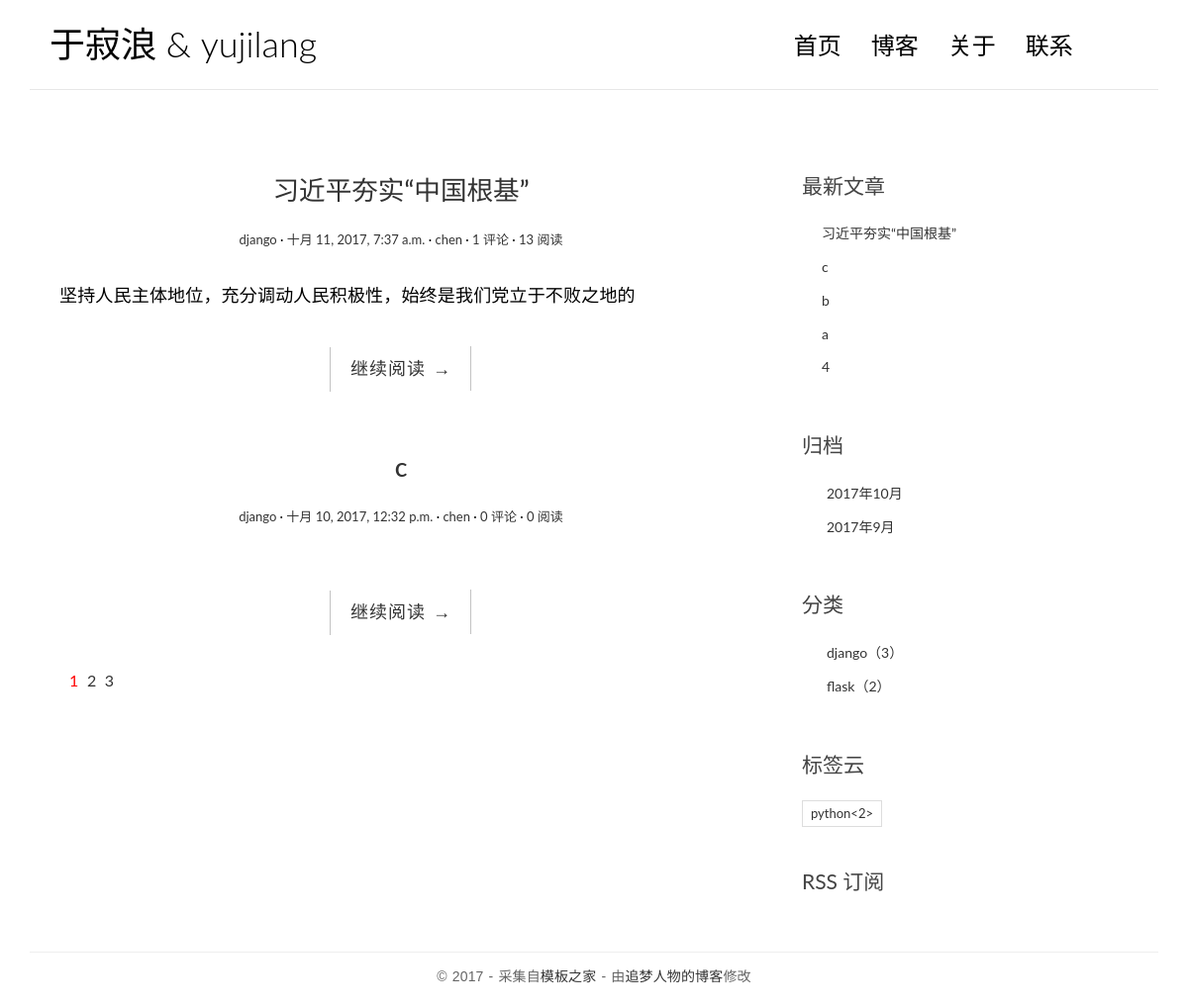
The app's page /, older data.
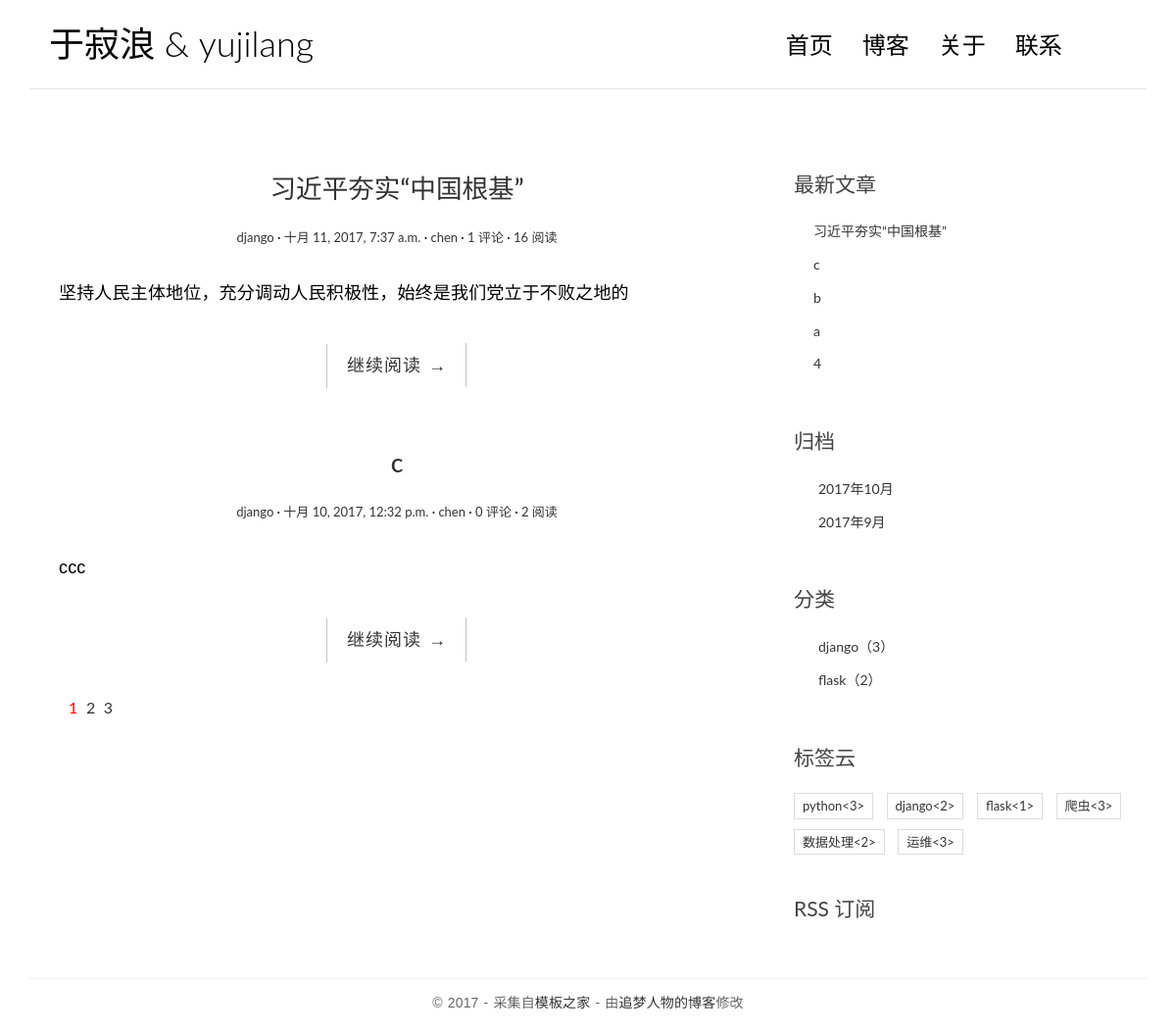
The same page, newer data.
### blog/models.py (models this page shows, shortened)
class Post(models.Model):
    title=models.CharField(max_length=64)
    body=models.TextField()
    created_time=models.DateTimeField()
    modified_time=models.DateTimeField()
    exerpt=models.CharField(max_length=256,blank=True)
    category = models.ForeignKey(Category)
    tags = models.ManyToManyField(Tag, blank=True)
    author = models.ForeignKey(User)
    views = models.PositiveIntegerField(default=0)
    def get_absolute_url(self):
        return reverse('blog:detail',kwargs={'pk':self.pk})
    class Meta:
        ordering = ['-created_time','-modified_time']

class Category(models.Model):
    name=models.CharField(max_length=64)

class Tag(models.Model):
    name=models.CharField(max_length=64)

### blog/views.py (the view, shortened to what this page needs)
# urls.py: url(r'^$',views.IndexView.as_view(),name='index'),
class IndexView(ListView):
    model = Post
    template_name = 'blog/index.html'
    context_object_name = 'post_list'
    paginate_by = 2
    def pagination_data(self, paginator, page, is_paginated):
        if not is_paginated:
            return {}
        left = []
        right = []
        left_has_more = False
        right_has_more = False
        first = False
        last = False
        page_number = page.number
        total_pages = paginator.num_pages
        page_range = paginator.page_range
        if page_number == 1:
            right = page_range[page_number:page_number + 2]
            if right[-1] < total_pages - 1:
                right_has_more = True
            if right[-1] < total_pages:
                last = True
        elif page_number == total_pages:
            left = page_range[(page_number - 3) if (page_number - 3) > 0 else 0:page_number - 1]
            if left[0] > 2:
                left_has_more = True
            if left[0] > 1:
                first = True
        data = {
            'left': left,
            'right': right,
            'left_has_more': left_has_more,
            'right_has_more': right_has_more,
            'first': first,
            'last': last,
        }
        return data
    """
        在视图函数中将模板变量传递给模板是通过给 render 函数的 context 参数传递一个字典实现的，
        例如 render(request, 'blog/index.html', context={'post_list': post_list})，
        这里传递了一个 {'post_list': post_list} 字典给模板。
        在类视图中，这个需要传递的模板变量字典是通过 get_context_data 获得的，
        所以我们复写该方法，以便我们能够自己再插入一些我们自定义的模板变量进去。
    """
    def get_context_data(self, **kwargs):
        context = super().get_context_data(**kwargs)
        paginator = context.get('paginator')
        page = context.get('page_obj')
        is_paginated = context.get('is_paginated')
        pagination_data = self.pagination_data(paginator, page, is_paginated)
        context.update(pagination_data)
        return context

### blog/templatetags/blog_tags.py (called while the page is built)
@register.simple_tag
def get_recent_posts(num=5):
    return Post.objects.all()[:num]

@register.simple_tag
def archives():
    return Post.objects.dates('created_time','month',order='DESC')

@register.simple_tag
def get_categories():
    return Category.objects.annotate(num_posts=Count('post')).filter(num_posts__gt=0)

@register.simple_tag
def get_tags():
    return Tag.objects.annotate(num_posts=Count('post')).filter(num_posts__gt=0)

### templates/blog/index.html (shortened to what this page needs)
{% extends 'base.html' %}
{% block main %}
     <main class="col-md-8">
        {% for post in post_list %}
            <article class="post post-{{ post.pk }}">
                <header class="entry-header">
                    <h1 class="entry-title">
                        <a href="{{ post.get_absolute_url }}">{{ post.title }}</a>
                    </h1>
                    <div class="entry-meta">
                        <span class="post-category"><a href="{{ post.get_absolute_url }}">{{ post.category.name }}</a></span>
                        <span class="post-date"><a href="#"><time class="entry-date"
                                                                  datetime="{{ post.created_time }}">{{ post.created_time }}</time></a></span>
                        <span class="post-author"><a href="#">{{ post.author }}</a></span>
                        <span class="comments-link"><a href="{{ post.get_absolute_url }}#comment-area">{{ post.comment_set.count }} 评论</a></span>
                        <span class="views-count"><a href="#">{{ post.views }} 阅读</a></span>
                    </div>
                </header>
                <div class="entry-content clearfix">
                    <p> {{ post.exerpt }} </p>
                    <div class="read-more cl-effect-14">
                        <a href="{{ post.get_absolute_url }}" class="more-link">继续阅读 <span class="meta-nav">→</span></a>
                    </div>
                </div>
            </article>
        {% empty %}
            <div class="no-post">暂时还没有发布的文章！</div>
        {% endfor %}
        {% if is_paginated %}
            <div class="pagination">
                <ul>
                    <li class="current">
                        <a href="?page={{ page_obj.number }}">{{ page_obj.number }}</a>
                    </li>
                    {% if right %}
                        {% for i in right %}
                            <li><a href="?page={{ i }}">{{ i }}</a></li>
                        {% endfor %}
                    {% endif %}
                </ul>
            </div>
        {% endif %}
    </main>
{% endblock %}

### templates/base.html (shortened to what this page needs)
{% load staticfiles %}
{% load blog_tags %}
<!DOCTYPE html>
<html>
<head>
    <link rel="stylesheet" href="{% static 'blog/css/bootstrap.min.css' %}">
    <link rel="stylesheet" href="http://code.ionicframework.com/ionicons/2.0.1/css/ionicons.min.css">
    <link rel="stylesheet" href="{% static 'blog/css/pace.css' %}">
    <link rel="stylesheet" href="{% static 'blog/css/custom.css' %}">
    <link rel="stylesheet" href="{% static 'blog/css/highlights/borland.css' %}">
</head>
<body>
<div class="container">
    <header id="site-header">
        <div class="row">
            <div class="col-md-4 col-sm-5 col-xs-8">
                <div class="logo">
                    <h1><a href="{% url 'blog:index' %}"><b>于寂浪</b> &amp; yujilang</a></h1>
                </div>
            </div>
            <div class="col-md-8 col-sm-7 col-xs-4">
                <nav class="main-nav" role="navigation">
                    <div class="collapse navbar-collapse" id="bs-example-navbar-collapse-1">
                        <ul class="nav navbar-nav navbar-right">
                            <li class="cl-effect-11"><a href="{% url 'blog:index' %}" data-hover="首页">首页</a></li>
                            <li class="cl-effect-11"><a href="full-width.html" data-hover="博客">博客</a></li>
                            <li class="cl-effect-11"><a href="about.html" data-hover="关于">关于</a></li>
                            <li class="cl-effect-11"><a href="contact.html" data-hover="联系">联系</a></li>
                        </ul>
                    </div>
                </nav>
            </div>
        </div>
    </header>
</div>
<div class="content-body">
    <div class="container">
        <div class="row">
          {% block main %}
          {% endblock %}
            <aside class="col-md-4">
                <div class="widget widget-recent-posts">
                    <h3 class="widget-title">最新文章</h3>
                    {% get_recent_posts as recent_post_list %}
                    <ul>
                        {% for post in recent_post_list %}
                            <li>
                                <a href="{{ post.get_absolute_url }}">
                                    {{ post.title }}
                                </a>
                            </li>
                        {% empty %}
                            没有文章！
                        {% endfor %}
                    </ul>
                </div>
                <div class="widget widget-archives">
                    <h3 class="widget-title">归档</h3>
                    {% archives as date_list %}
                    <ul>
                        {% for data in date_list %}
                            <li>
                                <a href="{% url 'blog:archives' data.year data.month %}">
                                    {{ data.year }}年{{ data.month }}月
                                </a>
                            </li>
                        {% empty %}
                            没有归档！
                        {% endfor %}
                    </ul>
                </div>
                <div class="widget widget-category">
                    <h3 class="widget-title">分类</h3>
                    {% get_categories as category_list %}
                    <ul>
                        {% for category in category_list %}
                            <li>
                                <a href="{% url 'blog:category' category.pk %}">
                                    {{ category.name }}<span class="post-count">（{{ category.num_posts }}）</span>
                                </a>
                            </li>
                        {% empty %}
                            没有分类！
                        {% endfor %}
                    </ul>
                </div>
                <div class="widget widget-tag-cloud">
                    <h3 class="widget-title">标签云</h3>
                    {% get_tags as tag_list %}
                    <ul>
                        {% for tag in tag_list %}
                            <li>
                                <a href="{% url 'blog:tag' tag.pk %}">
                                    {{ tag.name }}<{{ tag.num_posts }}>
                                </a>
                            </li>
                        {% empty %}
                            暂无标签！
                        {% endfor %}
                    </ul>
                </div>
                <div class="rss">
                    <a href="{% url 'rss' %}"> RSS 订阅</a>
                </div>
            </aside>
        </div>
    </div>
</div>
<footer id="site-footer">
    <div class="container">
        <div class="row">
            <div class="col-md-12">
                <p class="copyright">&copy 2017 - 采集自<a href="http://www.cssmoban.com/"
                                                        target="_blank" title="模板之家">模板之家</a>
                    - 由<a href="http://zmrenwu.com/" title="网页模板" target="_blank">追梦人物的博客</a>修改
                </p>
            </div>
        </div>
    </div>
</footer>
</body>
</html>

### blog/static/blog/css/custom.css (style rules this page uses)
* { outline: none; }
h1, h2, h3, h4, h5, h6 { margin-top: 0; }
b { font-weight: 400; }
a { color: #333; }
body { color: #444; font-family: 'Lato', sans-serif; }
p { font-family: 'Ubuntu', sans-serif; font-weight: 400; word-spacing: 1px; letter-spacing: 0.01em; }
#site-header { background-color: #FFF; padding: 25px 20px; margin-bottom: 40px; border-bottom: 1px solid #e7e7e7; }
.logo h1 a { color: #000; }
.logo h1 { margin: 0; font-family: 'Lato', sans-serif; font-weight: 300; }
.main-nav { margin-top: 11px; max-width: 95%; }
.main-nav a { color: #000000 !important; padding: 0 0 5px 0 !important; margin-right: 30px; font-family: 'Lato', sans-serif; font-weight: 300; font-size: 24px; }
.cl-effect-11 a { padding: 10px 0; color: #0972b4; text-shadow: none; }
.cl-effect-11 a::before { position: absolute; top: 0; left: 0; overflow: hidden; padding: 0 0 5px 0 !important; max-width: 0; border-bottom: 1px solid #000; color: #000; content: attr(data-hover); white-space: nowrap; -webkit-transition: max-width 0.5s; -moz-transition: max-width 0.5s; transition: max-width 0.5s; }
.content-body { padding-bottom: 4em; }
.post { background: #fff; padding: 30px 30px 0; }
.entry-title { text-align: center; font-size: 1.9em; margin-bottom: 20px; line-height: 1.6; padding: 10px 20px 0; }
.entry-meta { text-align: center; color: #DDDDDD; font-size: 13px; margin-bottom: 30px; }
.entry-content { font-size: 18px; line-height: 1.9; font-weight: 300; color: #000; }
.post-category::after, .post-date::after, .post-author::after, .comments-link::after { content: ' ·'; color: #000; }
.read-more { font-family: 'Ubuntu', sans-serif; font-weight: 400; word-spacing: 1px; letter-spacing: 0.01em; text-align: center; margin-top: 20px; }
.cl-effect-14 a { padding: 0 20px; height: 45px; line-height: 45px; position: relative; display: inline-block; margin: 15px 25px; letter-spacing: 1px; font-weight: 400; text-shadow: 0 0 1px rgba(255, 255, 255, 0.3); }
.cl-effect-14 a::before, .cl-effect-14 a::after { position: absolute; width: 45px; height: 1px; background: #C3C3C3; content: ''; -webkit-transition: all 0.3s; -moz-transition: all 0.3s; transition: all 0.3s; pointer-events: none; }
.cl-effect-14 a::before { top: 0; left: 0; -webkit-transform: rotate(90deg); -moz-transform: rotate(90deg); transform: rotate(90deg); -webkit-transform-origin: 0 0; -moz-transform-origin: 0 0; transform-origin: 0 0; }
.cl-effect-14 a::after { right: 0; bottom: 0; -webkit-transform: rotate(90deg); -moz-transform: rotate(90deg); transform: rotate(90deg); -webkit-transform-origin: 100% 0; -moz-transform-origin: 100% 0; transform-origin: 100% 0; }
.widget { background: #fff; padding: 30px 0 0; }
.widget-title { font-size: 1.5em; margin-bottom: 20px; line-height: 1.6; padding: 10px 0 0; font-weight: 400; }
.widget-recent-posts ul { padding: 0; margin: 0; padding-left: 20px; }
.widget-recent-posts ul li { list-style-type: none; position: relative; line-height: 170%; margin-bottom: 10px; }
.widget-recent-posts ul li::before { content: '\f3d3'; font-family: "Ionicons"; position: absolute; left: -17px; top: 3px; font-size: 16px; color: #000; }
.widget-archives ul { padding: 0; margin: 0; padding-left: 25px; }
.widget-archives ul li { list-style-type: none; position: relative; line-height: 170%; margin-bottom: 10px; }
.widget-archives ul li::before { content: '\f3f3'; font-family: "Ionicons"; position: absolute; left: -25px; top: 1px; font-size: 16px; color: #000; }
.widget-category ul { padding: 0; margin: 0; padding-left: 25px; }
.widget-category ul li { list-style-type: none; position: relative; line-height: 170%; margin-bottom: 10px; }
.widget-category ul li::before { content: '\f3fe'; font-family: "Ionicons"; position: absolute; left: -25px; top: 1px; font-size: 18px; color: #000; }
.widget-tag-cloud ul { padding: 0; margin: 0; margin-right: -10px; }
.widget-tag-cloud ul li { list-style-type: none; font-size: 13px; display: inline-block; margin-right: 10px; margin-bottom: 10px; padding: 3px 8px; border: 1px solid #ddd; }
.rss { font-size: 21px; margin-top: 30px; }
.rss a { color: #444; }
#site-footer { padding-top: 10px; padding: 0 0 1.5em 0; }
.copyright { text-align: center; padding-top: 1em; margin: 0; border-top: 1px solid #eee; color: #666; }
.pagination ul { list-style: none; }
.pagination ul li { display: inline-block; font-size: 16px; margin-right: 5px; }
.current a { color: red; }

Row changes from the older to the newer data that the page shows:
changed Post "习近平夯实“中国根基”": views "13" → "16"
changed Post: views "0" → "2"; exerpt (not shown) → "ccc"
computed for Tag "python": num_posts "2" → "3"
added Tag: name "django", num_posts "2"
added Tag: name "flask", num_posts "1"
added Tag: name "爬虫", num_posts "3"
added Tag: name "数据处理", num_posts "2"
added Tag: name "运维", num_posts "3"
